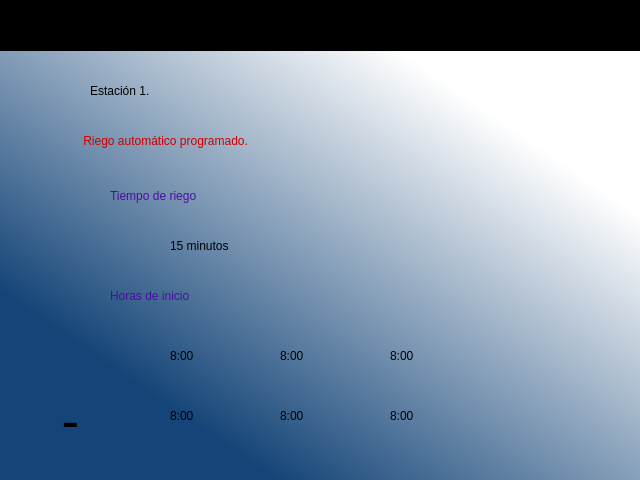
<?xml version="1.0" encoding="UTF-8"?>
<ui version="4.0">
 <class>Dialog</class>
 <widget class="QDialog" name="Dialog">
  <property name="geometry">
   <rect>
    <x>0</x>
    <y>0</y>
    <width>640</width>
    <height>480</height>
   </rect>
  </property>
  <property name="windowTitle">
   <string>Dialog</string>
  </property>
  <widget class="QWidget" name="widget_principal" native="true">
   <property name="geometry">
    <rect>
     <x>0</x>
     <y>50</y>
     <width>651</width>
     <height>441</height>
    </rect>
   </property>
   <property name="styleSheet">
    <string notr="true">QWidget#widget_principal{
background-color:qlineargradient(spread:pad, x1:0.209403, y1:0.756, x2:0.791075, y2:0.182, stop:0 rgba(21, 69, 120, 255), stop:1 rgba(255, 255, 255, 255))
}</string>
   </property>
   <widget class="QLabel" name="label_5">
    <property name="geometry">
     <rect>
      <x>0</x>
      <y>0</y>
      <width>71</width>
      <height>71</height>
     </rect>
    </property>
    <property name="text">
     <string/>
    </property>
    <property name="pixmap">
     <pixmap resource="config_imag.qrc">:/prefijoNuevo/logo.png</pixmap>
    </property>
    <property name="scaledContents">
     <bool>true</bool>
    </property>
   </widget>
   <widget class="QLabel" name="lbl_num_est">
    <property name="geometry">
     <rect>
      <x>90</x>
      <y>10</y>
      <width>511</width>
      <height>61</height>
     </rect>
    </property>
    <property name="styleSheet">
     <string notr="true">font: 22pt &quot;Ubuntu&quot;;</string>
    </property>
    <property name="text">
     <string>Estación 1.</string>
    </property>
   </widget>
   <widget class="QLabel" name="lbl_text">
    <property name="geometry">
     <rect>
      <x>110</x>
      <y>120</y>
      <width>561</width>
      <height>51</height>
     </rect>
    </property>
    <property name="styleSheet">
     <string notr="true">font: 22pt &quot;Ubuntu&quot;;
color: rgb(73, 13, 165)</string>
    </property>
    <property name="text">
     <string>Tiempo de riego</string>
    </property>
   </widget>
   <widget class="QLabel" name="label">
    <property name="geometry">
     <rect>
      <x>40</x>
      <y>350</y>
      <width>71</width>
      <height>51</height>
     </rect>
    </property>
    <property name="text">
     <string/>
    </property>
    <property name="pixmap">
     <pixmap resource="config_imag.qrc">:/prefijoNuevo/flecha_Atras.png</pixmap>
    </property>
    <property name="scaledContents">
     <bool>true</bool>
    </property>
   </widget>
   <widget class="QLabel" name="label_2">
    <property name="geometry">
     <rect>
      <x>50</x>
      <y>350</y>
      <width>41</width>
      <height>41</height>
     </rect>
    </property>
    <property name="font">
     <font>
      <pointsize>40</pointsize>
     </font>
    </property>
    <property name="text">
     <string>-</string>
    </property>
    <property name="alignment">
     <set>Qt::AlignCenter</set>
    </property>
   </widget>
   <widget class="QLabel" name="lbl_riego_est">
    <property name="geometry">
     <rect>
      <x>80</x>
      <y>60</y>
      <width>511</width>
      <height>61</height>
     </rect>
    </property>
    <property name="styleSheet">
     <string notr="true">font: 22pt &quot;Ubuntu&quot;;
color:rgb(204, 0, 0)</string>
    </property>
    <property name="text">
     <string> Riego automático programado.</string>
    </property>
   </widget>
   <widget class="QLabel" name="lbl_text_2">
    <property name="geometry">
     <rect>
      <x>110</x>
      <y>220</y>
      <width>561</width>
      <height>51</height>
     </rect>
    </property>
    <property name="styleSheet">
     <string notr="true">font: 22pt &quot;Ubuntu&quot;;
color: rgb(73, 13, 165)</string>
    </property>
    <property name="text">
     <string>Horas de inicio</string>
    </property>
   </widget>
   <widget class="QLabel" name="lbl_tiempo_riego">
    <property name="geometry">
     <rect>
      <x>170</x>
      <y>170</y>
      <width>171</width>
      <height>51</height>
     </rect>
    </property>
    <property name="styleSheet">
     <string notr="true">font: 22pt &quot;Ubuntu&quot;;</string>
    </property>
    <property name="text">
     <string>15 minutos</string>
    </property>
   </widget>
   <widget class="QLabel" name="lbl_hor_1">
    <property name="geometry">
     <rect>
      <x>170</x>
      <y>280</y>
      <width>61</width>
      <height>51</height>
     </rect>
    </property>
    <property name="styleSheet">
     <string notr="true">font: 22pt &quot;Ubuntu&quot;;</string>
    </property>
    <property name="text">
     <string>8:00</string>
    </property>
   </widget>
   <widget class="QLabel" name="lbl_hor_2">
    <property name="geometry">
     <rect>
      <x>280</x>
      <y>280</y>
      <width>61</width>
      <height>51</height>
     </rect>
    </property>
    <property name="styleSheet">
     <string notr="true">font: 22pt &quot;Ubuntu&quot;;</string>
    </property>
    <property name="text">
     <string>8:00</string>
    </property>
   </widget>
   <widget class="QLabel" name="lbl_hor_3">
    <property name="geometry">
     <rect>
      <x>390</x>
      <y>280</y>
      <width>61</width>
      <height>51</height>
     </rect>
    </property>
    <property name="styleSheet">
     <string notr="true">font: 22pt &quot;Ubuntu&quot;;</string>
    </property>
    <property name="text">
     <string>8:00</string>
    </property>
   </widget>
   <widget class="QLabel" name="lbl_hor_5">
    <property name="geometry">
     <rect>
      <x>280</x>
      <y>340</y>
      <width>61</width>
      <height>51</height>
     </rect>
    </property>
    <property name="styleSheet">
     <string notr="true">font: 22pt &quot;Ubuntu&quot;;</string>
    </property>
    <property name="text">
     <string>8:00</string>
    </property>
   </widget>
   <widget class="QLabel" name="lbl_hor_4">
    <property name="geometry">
     <rect>
      <x>170</x>
      <y>340</y>
      <width>61</width>
      <height>51</height>
     </rect>
    </property>
    <property name="styleSheet">
     <string notr="true">font: 22pt &quot;Ubuntu&quot;;</string>
    </property>
    <property name="text">
     <string>8:00</string>
    </property>
   </widget>
   <widget class="QLabel" name="lbl_hor_6">
    <property name="geometry">
     <rect>
      <x>390</x>
      <y>340</y>
      <width>61</width>
      <height>51</height>
     </rect>
    </property>
    <property name="styleSheet">
     <string notr="true">font: 22pt &quot;Ubuntu&quot;;</string>
    </property>
    <property name="text">
     <string>8:00</string>
    </property>
   </widget>
   <widget class="QLabel" name="label_3">
    <property name="geometry">
     <rect>
      <x>400</x>
      <y>150</y>
      <width>121</width>
      <height>101</height>
     </rect>
    </property>
    <property name="text">
     <string/>
    </property>
    <property name="pixmap">
     <pixmap resource="config_imag.qrc">:/prefijoNuevo/reloj_logo.png</pixmap>
    </property>
    <property name="scaledContents">
     <bool>true</bool>
    </property>
   </widget>
  </widget>
  <widget class="QWidget" name="widget_fecha" native="true">
   <property name="geometry">
    <rect>
     <x>0</x>
     <y>0</y>
     <width>641</width>
     <height>51</height>
    </rect>
   </property>
   <property name="styleSheet">
    <string notr="true">QWidget#widget_fecha{
background-color:rgb(0, 0, 0)}</string>
   </property>
   <widget class="QLabel" name="lbl_hora">
    <property name="geometry">
     <rect>
      <x>20</x>
      <y>10</y>
      <width>151</width>
      <height>21</height>
     </rect>
    </property>
    <property name="styleSheet">
     <string notr="true">font: 57 16pt &quot;Ubuntu&quot;;
color:rgb(238, 238, 236);</string>
    </property>
    <property name="text">
     <string/>
    </property>
   </widget>
   <widget class="QLabel" name="lbl_fecha">
    <property name="geometry">
     <rect>
      <x>460</x>
      <y>10</y>
      <width>161</width>
      <height>21</height>
     </rect>
    </property>
    <property name="styleSheet">
     <string notr="true">font: 57 16pt &quot;Ubuntu&quot;;
color:rgb(238, 238, 236);</string>
    </property>
    <property name="text">
     <string/>
    </property>
   </widget>
  </widget>
 </widget>
 <resources>
  <include location="config_imag.qrc"/>
 </resources>
 <connections/>
</ui>
